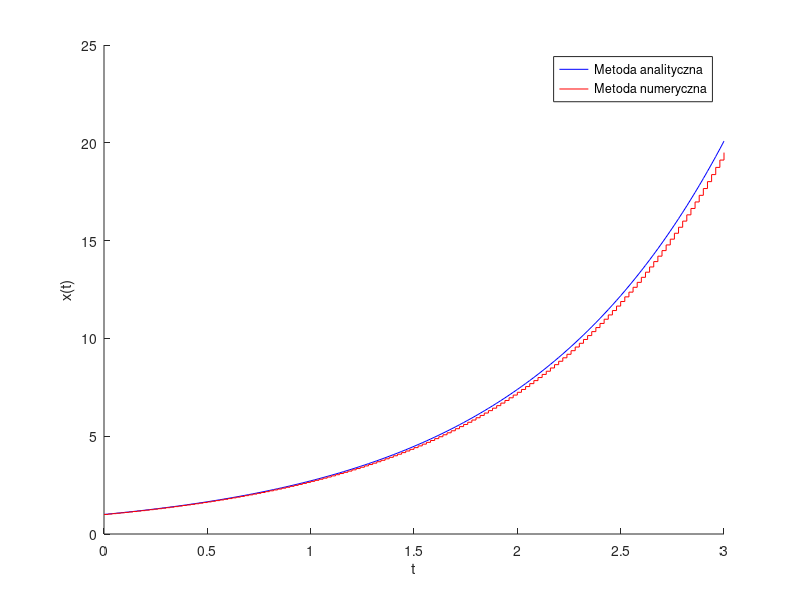
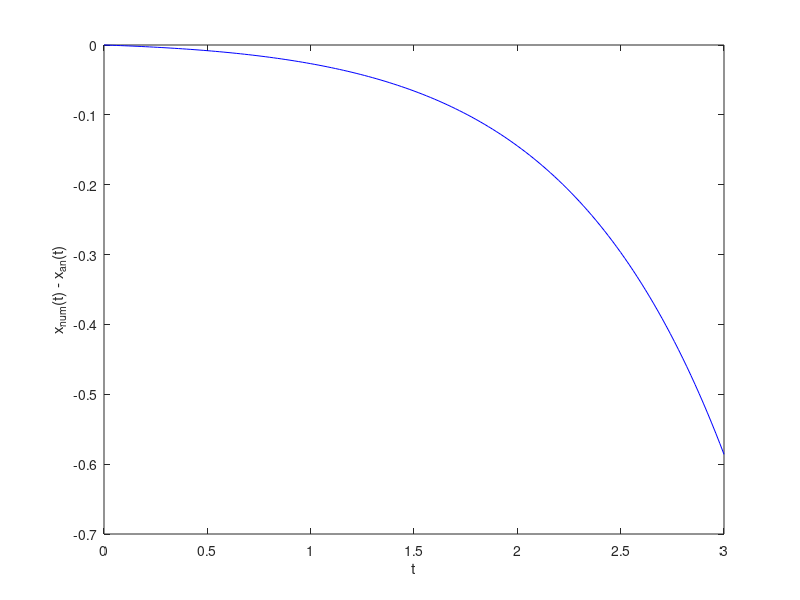
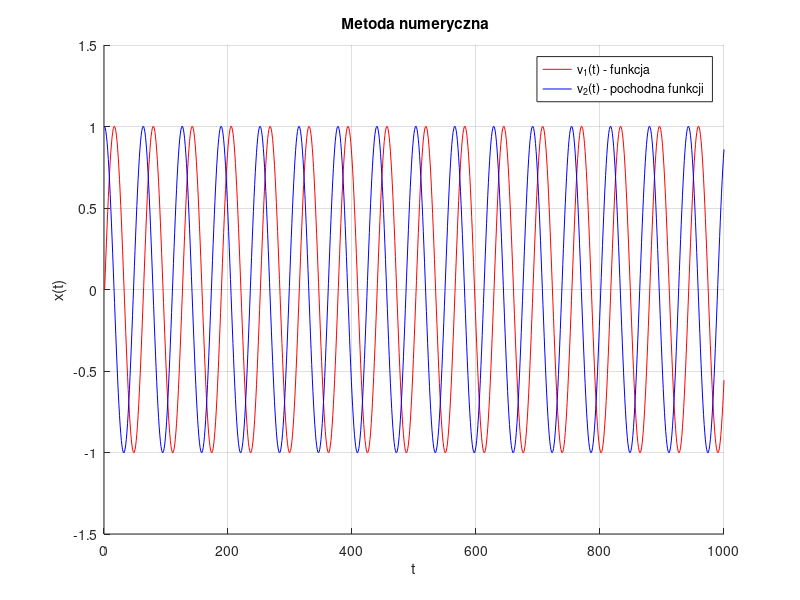
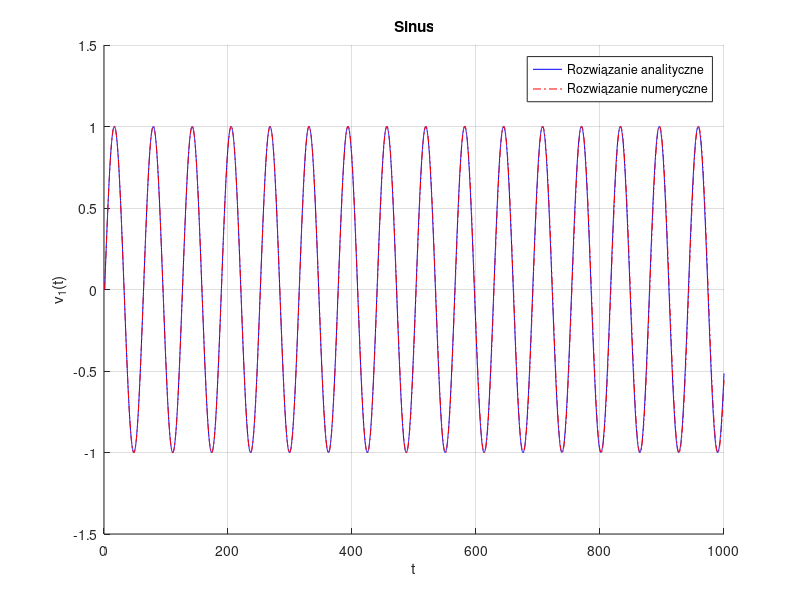

These charts were generated, in order, by the following MATLAB code:
%% ENVIRONMENT PREPERATION
clear;
clc;
close all;

%% DIFFERENTIAL x(t) = e^(a*t)

a1 = 1;
h1 = 0.02; % step length
x1 = 3; % stop time

t1 = 0:h1:x1;
analitic1 = [];

t_h = 0:h1:x1;
numeric1 = [1];
hold on;

for i = 1:1:length(t1)
    analitic1(i) = exp(a1 * t1(i));
end

plot(linspace(0,x1,length(t1)), analitic1, 'b');
hold on;

for j = 2:1:length(t_h)
    numeric1(j) = numeric1(j-1) + h1 * a1 * numeric1(j-1);
end

stairs(t_h,numeric1, 'r');
xlabel('t'); ylabel('x(t)');
legend('Metoda analityczna', 'Metoda numeryczna');

for i = 1:1:length(t1)
    err1(i) = numeric1(i) - analitic1(i);
end

figure(2)
plot(linspace(0,x1,length(t1)), err1, 'b');
xlabel('t'); ylabel('x_{num}(t) - x_{an}(t)');

%% DIFFERENTIAL x(t) = e^(a*t)

a2 = 1;
h2 = 0.1;

c1 = 0;
func = [];
func(1) = c1;

c2 = 1;
deriv_func = [];
deriv_func(1) = c2;

% NUMERICAL METHOD

for i = 2:1:1000
    func(i) = func(i-1) + h2 * deriv_func(i-1);
    deriv_func(i) = deriv_func(i-1) - h2 * a2 * func(i);
end

t2 = 0:0.15:1000;
func_an = [];
deriv_func_an = [];

% ANALYTICAL METHOD

for i = 1:1:length(t2);
    func_an(i) = sin(1/10*t2(i));
    deriv_func_an(i) = cos(1/10*t2(i));
end

for i = 2:1:1000
    err_sin(i) = func(i) - sin(1/10*t2(i));
    err_cos(i) = deriv_func(i) - cos(1/10*t2(i));
end

figure(3)
hold on;
plot(func, 'r')
plot(deriv_func, 'b')
xlabel('t'); ylabel('x(t)');
title(' Metoda numeryczna');
legend('v_1(t) - funkcja','v_2(t) - pochodna funkcji');
grid on;

figure(4)
hold on
plot(linspace(1,1000,length(t2)), func_an, 'b');
plot(func,'-.r')
title('Sinus');
xlabel('t');
ylabel('v_1(t)');
legend('Rozwiązanie analityczne','Rozwiązanie numeryczne')
grid on

figure(5)
hold on
plot(linspace(1,1000,length(t2)), deriv_func_an, 'b');
plot(deriv_func,'-.r')
title('Cosinus');
xlabel('t'); ylabel('v_2(t)');
legend('Rozwiązanie analityczne','Rozwiązanie numeryczne')
hold on
grid on

figure(6)
hold on
plot(err_sin, 'r');
plot(err_cos, 'b');
legend('v_1(t)', 'v_2(t)');
xlabel('t');
ylabel('x_n_u_m(t) - x_a_n(t)');